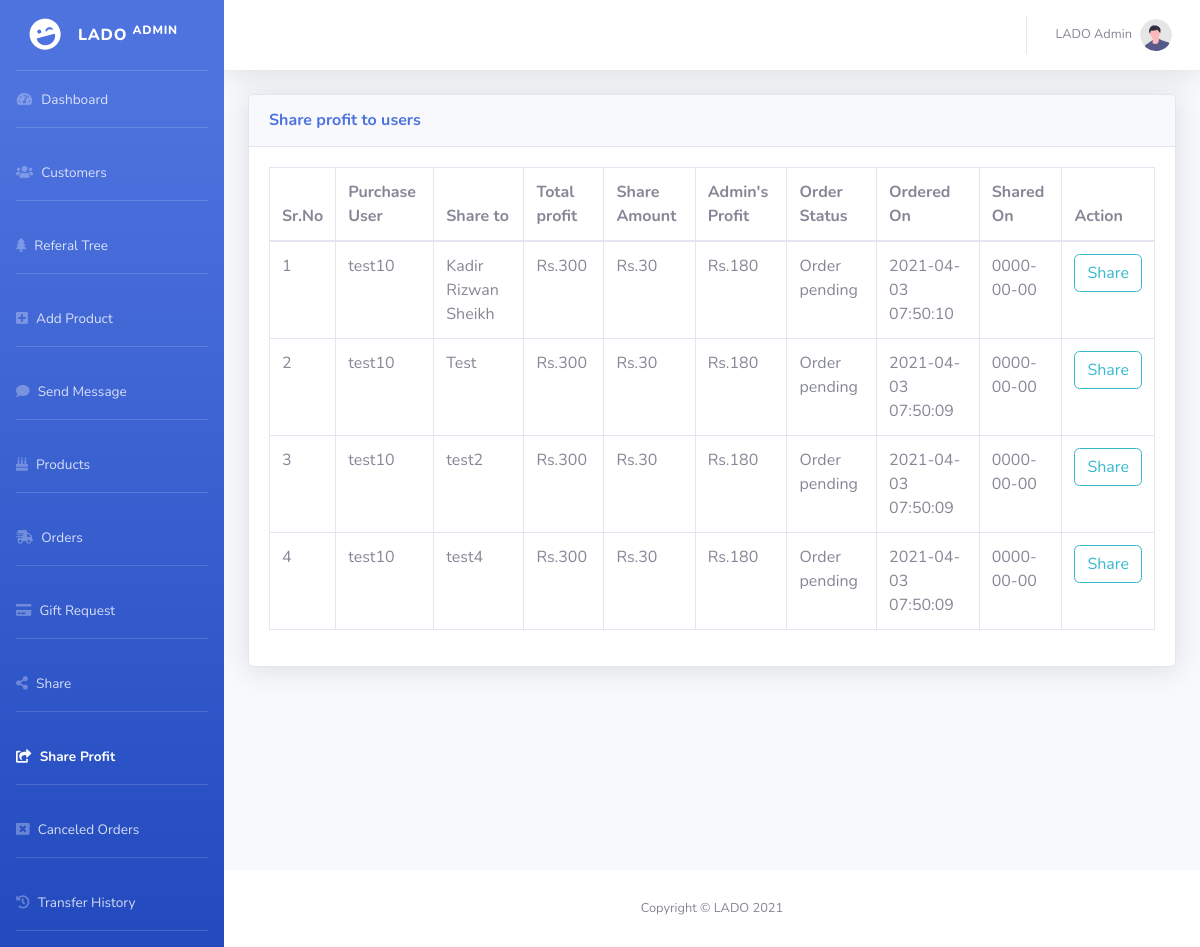
The page /admin/profit_share.php (signed in) on the database its author committed.
### tables this page shows
CREATE TABLE `profit_log_tbl` (
  `id` int(11) NOT NULL,
  `purchase_by_user_id` int(11) NOT NULL,
  `distribute_user_id` int(11) NOT NULL,
  `profit_amount` float NOT NULL,
  `distributed_amount` float NOT NULL,
  `admin_profit` float NOT NULL,
  `order_status` varchar(50) NOT NULL DEFAULT 'Order pending',
  `order_id` varchar(100) NOT NULL,
  `is_order_cancelled` int(11) NOT NULL DEFAULT '0',
  `is_money_sent` varchar(10) NOT NULL DEFAULT 'No',
  `is_read_by_user` int(11) NOT NULL DEFAULT '0',
  `recieved_on` timestamp NOT NULL DEFAULT CURRENT_TIMESTAMP,
  `shared_on` date NOT NULL
);

CREATE TABLE `customer_tbl` (
  `id` int(11) NOT NULL,
  `full_name` varchar(50) NOT NULL,
  `email` varchar(50) NOT NULL,
  `mobile_no` varchar(20) NOT NULL,
  `password` varchar(100) NOT NULL,
  `csrf_token` varchar(100) NOT NULL,
  `profile_photo` varchar(50) NOT NULL DEFAULT 'user.png',
  `referal_code` varchar(100) NOT NULL,
  `joined_by` varchar(100) NOT NULL,
  `leg_count` int(11) NOT NULL DEFAULT '0',
  `level` int(11) NOT NULL,
  `is_id_active` varchar(10) NOT NULL DEFAULT 'No',
  `reg_at` timestamp NOT NULL DEFAULT CURRENT_TIMESTAMP
);

### admin/profit_share.php (the view, shortened to what this page needs)
<?php include '../common/connect.php'; ?>
<!DOCTYPE html>
<html lang="en">
<head>
    <link href="vendor/fontawesome-free/css/all.min.css" rel="stylesheet" type="text/css">
    <link href="css/sb-admin-2.min.css" rel="stylesheet">
    <link href="vendor/datatables/dataTables.bootstrap4.min.css" rel="stylesheet">
</head>
<body id="page-top">
    <div id="wrapper">
        <?php include 'common/sidebar.php'; ?>
        <div id="content-wrapper" class="d-flex flex-column">
            <div id="content">
                <?php include 'common/nav.php'; ?>
                <div class="container-fluid">
                    <div class="card shadow mb-4">
                        <div class="card-header py-3">
                            <h6 class="m-0 font-weight-bold text-primary">Share profit to users</h6>
                        </div>
                        <div class="card-body">
                            <div class="table-responsive">
                                <table class="table table-bordered" width="100%" cellspacing="0">
                                    <thead>
                                        <tr>
                                        <th>Sr.No</th>
                                        <th>Purchase User</th>
                                        <th> Share to</th>
                                        <th> Total profit</th>
                                        <th>Share Amount</th>
                                        <th>Admin's Profit </th>
                                        <th>Order Status</th>
                                        <th>Ordered On</th>
                                        <th>Shared On</th>
                                        <th> Action</th>
                                        </tr>
                                    </thead>
                                    <tbody>
                                    <?php
                        $query = "SELECT * FROM `profit_log_tbl` WHERE `is_order_cancelled`=0 ORDER BY id DESC";
                        $data = mysqli_query($conn , $query);
                        $counter = 1;
                        while($row = mysqli_fetch_assoc($data)){
                          $purchase_by_user_id = $row['purchase_by_user_id'];
                          $distribute_user_id = $row['distribute_user_id'];
                          $profit_amount = $row['profit_amount'];
                          $distributed_amount = $row['distributed_amount'];
                          $admin_profit = $row['admin_profit'];
                          $order_status = $row['order_status'];
                          $recieved_on = $row['recieved_on'];
                          $shared_on = $row['shared_on'];
                          ?>
                                        <tr>
                                        <td><?php echo $counter; ?></td>
                                        <td>
                                        <?php
                                        $result_user_name = mysqli_query($conn , "SELECT `full_name` FROM `customer_tbl` WHERE `id`=$purchase_by_user_id");
                                        $res_user_name = mysqli_fetch_assoc($result_user_name);
                                        echo $res_user_name['full_name'];
                                        ?>
                                        </td>
                                        <td><?php
                                        $result_user_name1 = mysqli_query($conn , "SELECT `full_name` FROM `customer_tbl` WHERE `id`=$distribute_user_id");
                                        $res_user_name1 = mysqli_fetch_assoc($result_user_name1);
                                        echo $res_user_name1['full_name'];
                                        ?></td>
                                        <td>Rs.<?php echo $profit_amount; ?></td>
                                        <td>Rs.<?php echo $distributed_amount; ?></td>
                                        <td>Rs.<?php echo $admin_profit; ?></td>
                                        <td><?php echo $order_status; ?></td>
                                        <td><?php echo $recieved_on; ?></td>
                                        <td><?php echo $shared_on ; ?></td>
                                        <td>
                                        <?php
                                        $row_email = mysqli_fetch_assoc(mysqli_query($conn , "SELECT `email` FROM `customer_tbl` WHERE `id`='$distribute_user_id'"));
                                        ?>
                                        <button class="btn btn-outline-info share_profit" data-adminpro="<?php echo $admin_profit; ?>" data-sid="<?php echo $distribute_user_id; ?>" data-amount="<?php echo $distributed_amount; ?>" data-uemail="<?php echo $row_email['email']; ?>">Share</button>
                                        </td>
                                        </tr>
                                        <?php
                                        $counter++;
                        }
                  ?>
                                    </tbody>
                                </table>
                            </div>
                        </div>
                    </div>
                </div>
            </div>
            <?php include 'common/footer.php'; ?>
        </div>
    </div>
</body>
</html>

### rows shown on the page
profit_log_tbl: customer_tbl.full_name "test10", customer_tbl.full_name "Kadir Rizwan Sheikh", profit_amount "300", distributed_amount "30", admin_profit "180", order_status "Order pending", recieved_on "2021-04-03 07:50:10", shared_on "0000-00-00"
profit_log_tbl: customer_tbl.full_name "test10", customer_tbl.full_name "Test", profit_amount "300", distributed_amount "30", admin_profit "180", order_status "Order pending", recieved_on "2021-04-03 07:50:09", shared_on "0000-00-00"
profit_log_tbl: customer_tbl.full_name "test10", customer_tbl.full_name "test2", profit_amount "300", distributed_amount "30", admin_profit "180", order_status "Order pending", recieved_on "2021-04-03 07:50:09", shared_on "0000-00-00"
profit_log_tbl: customer_tbl.full_name "test10", customer_tbl.full_name "test4", profit_amount "300", distributed_amount "30", admin_profit "180", order_status "Order pending", recieved_on "2021-04-03 07:50:09", shared_on "0000-00-00"
